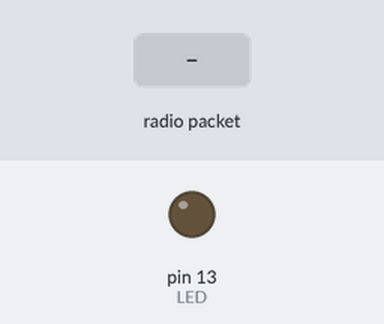
The sketch below on a simulated Arduino Uno, built with avr-gcc and run on an emulated ATmega328P. On the bench: output pins drawn as LEDs (lit = HIGH). Inputs (shaded band) come from the test bench. No radio packets arrive unless stated; pins used as bus, display or sensor lines are not drawn; what the sketch prints to the serial monitor is not drawn.

Above: at 1.2 s.
1.3 s: radio packet "1" arrives
Timing chart, 0 to 4.3 s (numbered marks = the images above; inputs shaded):
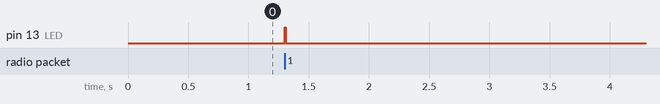

Measured:
- after the input at 1.3 s, pin 13 (LED): LOW → HIGH at once, → LOW 0.01 s later

The sketch:

Feather9x_RX.ino
```cpp
#include <SPI.h>
#include <RH_RF95.h>

#define RFM95_CS 8
#define RFM95_RST 4
#define RFM95_INT 3
#define RF95_FREQ 915.0

RH_RF95 rf95(RFM95_CS, RFM95_INT);
#define LED 13

long cnt = 0;

void setup()
{
  pinMode(LED, OUTPUT);
  pinMode(RFM95_RST, OUTPUT);
  digitalWrite(RFM95_RST, HIGH);

  Serial.begin(9600);
  Serial.println("Feather LoRa RX Test!");

  digitalWrite(RFM95_RST, LOW); delay(10);
  digitalWrite(RFM95_RST, HIGH); delay(10);

  while (!rf95.init()) {
    Serial.println("LoRa radio init failed");
    while (1);
  }
  Serial.println("LoRa radio init OK!");

  if (!rf95.setFrequency(RF95_FREQ)) {
    Serial.println("setFrequency failed");
    while (1);
  }
  Serial.print("Set Freq to: "); Serial.println(RF95_FREQ);
  digitalWrite(LED, LOW);
  rf95.setTxPower(23, false);

}
float comdata;
void loop()
{
  if (rf95.available())
  {
    uint8_t buf[RH_RF95_MAX_MESSAGE_LEN];
    uint8_t len = sizeof(buf);
    long* long_buf = (long*)buf;

    if (rf95.recv(buf, &len))
    {
      digitalWrite(LED, HIGH);
      Serial.print("CNT: "); Serial.println(cnt);
//      Serial.print("BUF Len: "); Serial.println(len);
      //      RH_RF95::printBuffer("Received: ", buf, len);
      //      Serial.print("Got: ");Serial.println(*((long*)buf));
      //      Serial.print("Got: ");Serial.println(*((long*)(buf+1)));
      //      Serial.print("Got: ");Serial.println(*(((long*)buf)+1));

      if (len > 20) {
        Serial.print("Got UWB: "); Serial.print(long_buf[0]);
        Serial.print(";"); Serial.print(long_buf[1]);
        Serial.print("mm;"); Serial.print(long_buf[2]);
        Serial.print("mm;"); Serial.print(long_buf[3]);
        Serial.print("mm;"); Serial.print(long_buf[4]);Serial.println("mm;");

        Serial.print("RSSI: "); Serial.print(rf95.lastRssi(), DEC);Serial.println(" dBm");
        delay(10);
      }
      else if (len < 20) {
        Serial.print("Got MAC: "); Serial.println((char*)buf);
        Serial.print("RSSI: "); Serial.print(rf95.lastRssi(), DEC);Serial.println(" dBm");
        delay(10);
      }
      else {
        Serial.print("Got: "); Serial.print(long_buf[0]);
        Serial.print(';'); Serial.print(long_buf[1]);
        Serial.print(';'); Serial.print(long_buf[2]);
        Serial.print(';'); Serial.print(long_buf[3]);
        Serial.print(';'); Serial.println(long_buf[4]);

        Serial.print("RSSI: "); Serial.print(rf95.lastRssi(), DEC);Serial.println(" dBm");
        delay(10);
      }
      digitalWrite(LED, LOW);
    }
  cnt += 1;
  }
  else
  {
    //      Serial.println("rf95 not available");
  }
}
```
